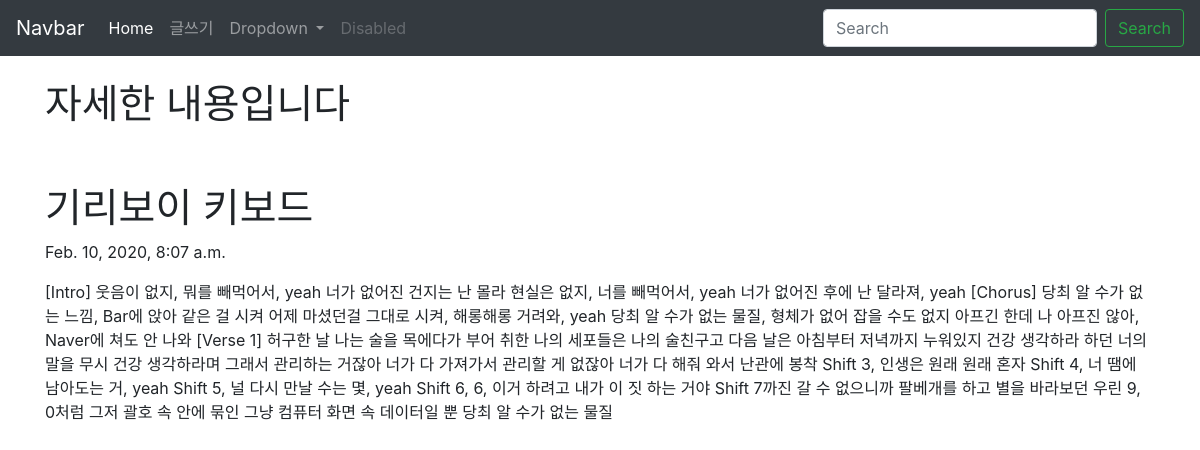
The page /writing/2 on the database its author committed.
### BlogApp/models.py (models this page shows, shortened)
class writing(models.Model):
    title = models.CharField(max_length=100)
    pub_date = models.DateTimeField(auto_now_add=True)
    text = models.TextField()

### BlogApp/views.py (the view)
# urls.py: path('<int:writing_id>',views.detail, name="detail"),
def detail(request, writing_id):
    writing_detail = get_object_or_404(writing, pk=writing_id)
    return render(request, 'detail.html', {'write_detail':writing_detail})

### BlogApp/templates/detail.html
{% extends 'base.html' %}
{% block contents %}
<div class="container">
    <h1>자세한 내용입니다</h1>
    <br><br>
    <h1>{{write_detail.title}}</h1>
    <p>{{write_detail.pub_date}}</p>
    <p>{{write_detail.text}}</p>
</div>
</body>
{% endblock contents %}

### rows shown on the page
writing: title "기리보이 키보드", pub_date "Feb. 10, 2020, 8:07 a.m.", text "[Intro] 웃음이 없지, 뭐를 빼먹어서, yeah 너가 없어진 건지는 난 몰라 현실은 없지, 너를 빼먹어서, yeah 너가 없어진 후에 난 달라져, yeah [Chorus] 당최 알 수가 없는 느낌, Bar에 앉아 같은 걸 시켜 어제 마셨던걸 그대로 시켜, 해롱해롱 거려와, yeah 당최 알 수가 없는 물질, 형체가 없어 잡을 수도 없지 아프긴 한데 나 아프진 않아, Naver에 쳐도 안 나와 [Verse 1] 허구한 날 나는 술을 목에다가 부어 취한 나의 세포들은 나의 술친구고 다음 날은 아침부터 저녁까지 누워있지 건강 생각하라 하던 너의 말을 무시 건강 생각하라며 그래서 관리하는 거잖아 너가 다 가져가서 관리할 게 없잖아 너가 다 해줘 와서 난관에 봉착 Shift 3, 인생은 원래 원래 혼자 Shift 4, 너 땜에 남아도는 거, yeah Shift 5, 널 다시 만날 수는 몇, yeah Shift 6, 6, 이거 하려고 내가 이 짓 하는 거야 Shift 7까진 갈 수 없으니까 팔베개를 하고 별을 바라보던 우린 9, 0처럼 그저 괄호 속 안에 묶인 그냥 컴퓨터 화면 속 데이터일 뿐 당최 알 수가 없는 물질"
